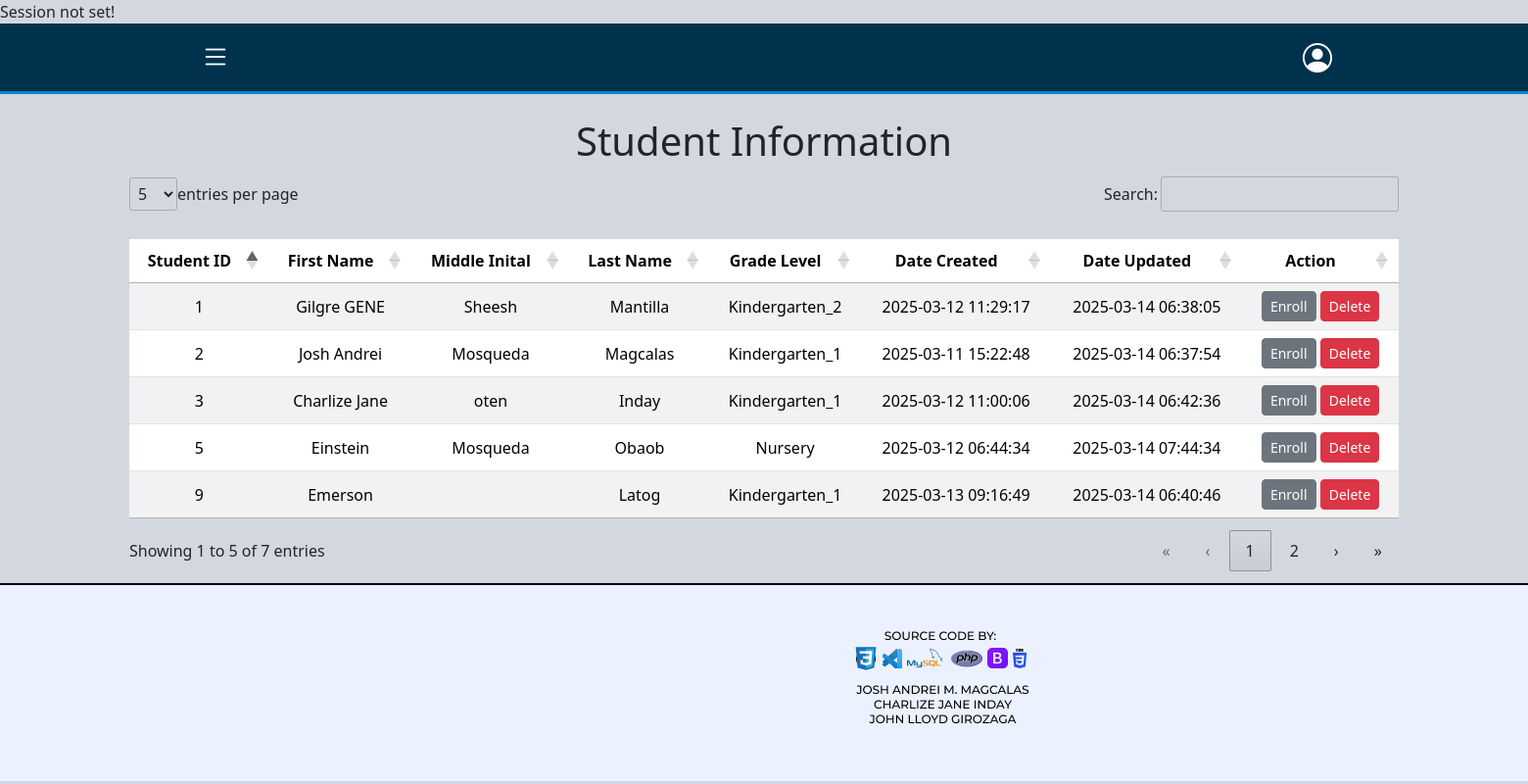
The page /website/student-enrollment.php on the database its author committed.
### tables this page shows
CREATE TABLE `tbl_student_info` (
  `student_id` int(11) NOT NULL,
  `enroll_category` enum('Nursery','Kindergarten_1','Kindergarten_2') DEFAULT NULL,
  `schoolyear` varchar(10) DEFAULT NULL,
  `last_name` varchar(50) NOT NULL,
  `first_name` varchar(100) NOT NULL,
  `middle_name` varchar(50) DEFAULT NULL,
  `street` text NOT NULL,
  `city` varchar(50) DEFAULT NULL,
  `zip_code` int(4) NOT NULL,
  `birthdate` date NOT NULL,
  `sex` enum('Male','Female') NOT NULL,
  `parent1` varchar(50) DEFAULT NULL,
  `parent1_contact` int(12) DEFAULT NULL,
  `parent2` varchar(50) DEFAULT NULL,
  `parent2_contact` int(12) DEFAULT NULL,
  `emergency_fullname` varchar(50) NOT NULL,
  `emergency_relationship` enum('mother','father','guardian','others') NOT NULL,
  `emergency_address` text NOT NULL,
  `emergency_contact_no` int(12) NOT NULL,
  `created_by` int(11) DEFAULT NULL,
  `date_created` timestamp NOT NULL DEFAULT current_timestamp(),
  `updated_by` int(11) DEFAULT NULL,
  `date_updated` timestamp NOT NULL DEFAULT current_timestamp(),
  `isactive` tinyint(1) NOT NULL
);

### website/student-enrollment.php (the view, shortened to what this page needs)
<?php
include "../database/dbconnect.php";
try {
    $sql = "	SELECT
                    student_id,
                    first_name,
                    middle_name,
                    last_name,
                    enroll_category,
                    date_created,
                    date_updated
                FROM
                    tbl_student_info
                WHERE
                    isactive = 1;";
    $result = $conn->query($sql);
} catch (Exception $e) {
    echo "Error: " . $e->getMessage();
}
?>
<!DOCTYPE html>
<html lang="en">
<head>
    <link rel="stylesheet" href="/bootstrap/css/bootstrap.css">
    <link rel="stylesheet" href="/DataTables/datatables.min.css">
    <link href="https://cdn.jsdelivr.net/npm/bootstrap@5.3.2/dist/css/bootstrap.min.css" rel="stylesheet">
    <link href="https://cdn.jsdelivr.net/npm/bootstrap-icons/font/bootstrap-icons.css" rel="stylesheet">
    <link rel="stylesheet" href="https://cdnjs.cloudflare.com/ajax/libs/font-awesome/6.7.2/css/all.min.css">
    <link rel="stylesheet" href="../DataTables/datatables.css">
    <link rel="stylesheet" href="https://cdn.datatables.net/1.13.6/css/jquery.dataTables.min.css">
</head>
<body>
    <?php include"../Layouts/navbar.php"?>
    <div class="container mt-4">
        <h1 class="text-center">Student Information</h1>
            <table id="student-information" class="table table-striped mt-3">
                <thead>
                    <tr>
                        <th>Student ID</th>
                        <th>First Name</th>
                        <th>Middle Inital</th>
                        <th>Last Name</th>
                        <th>Grade Level</th>
                        <th>Date Created</th>
                        <th>Date Updated</th>
                        <th>Action</th>
                    </tr>
                </thead>
                <tbody>
                    <?php if(isset($result) && $result->num_rows > 0): ?>
                        <?php while($row = $result->fetch_assoc()): ?>
                        <tr>
                            <td> <?=$row['student_id']?> </td>
                            <td> <?=$row['first_name']?> </td>
                            <td> <?=$row['middle_name']?> </td>
                            <td> <?=$row['last_name']?> </td>
                            <td> <?=$row['enroll_category']?> </td>
                            <td> <?=$row['date_created']?> </td>
                            <td> <?=$row['date_updated']?> </td>
                            <td>
                                <a class="btn btn-secondary btn-sm edit-btn" href="add-enrollment-form.php?student_id=<?= htmlspecialchars($row['student_id']); ?>">
                                    Enroll
                                </a>
                                <form action="../database/db_delete_student.php" method="POST" onsubmit="return confirm('Are you sure you want to delete this student?');" class="d-inline">
                                    <button type="submit" class="btn btn-danger btn-sm" >Delete</button>
                                </form>
                            </td>
                        </tr>
                        <?php endwhile; ?>
                    <?php else: ?>
                        <tr>
                            <td colspan="7" class="text-center">No students available</td>
                        </tr>
                    <?php endif; ?>
                </tbody>
            </table>
    </div>
    <div class="footer">
        <img src="../images/FOOTER.png" alt="Footer" class="footer-img">
    </div>
</body>
</html>

### DataTables/datatables.css (style rules this page uses)
:root { --dt-row-selected: 13, 110, 253; --dt-row-selected-text: 255, 255, 255; --dt-row-selected-link: 9, 10, 11; --dt-row-stripe: 0, 0, 0; --dt-row-hover: 0, 0, 0; --dt-column-ordering: 0, 0, 0; --dt-html-background: white; }
table.dataTable thead > tr > th.dt-orderable-asc, table.dataTable thead > tr > th.dt-orderable-desc, table.dataTable thead > tr > th.dt-ordering-asc, table.dataTable thead > tr > th.dt-ordering-desc, table.dataTable thead > tr > td.dt-orderable-asc, table.dataTable thead > tr > td.dt-orderable-desc, table.dataTable thead > tr > td.dt-ordering-asc, table.dataTable thead > tr > td.dt-ordering-desc { position: relative; padding-right: 30px; }
table.dataTable thead > tr > th.dt-orderable-asc, table.dataTable thead > tr > th.dt-orderable-desc, table.dataTable thead > tr > td.dt-orderable-asc, table.dataTable thead > tr > td.dt-orderable-desc { cursor: pointer; }
table.dataTable th, table.dataTable td { box-sizing: border-box; }
table.dataTable th.dt-type-numeric, table.dataTable th.dt-type-date, table.dataTable td.dt-type-numeric, table.dataTable td.dt-type-date { text-align: right; }
table.dataTable thead th, table.dataTable thead td, table.dataTable tfoot th, table.dataTable tfoot td { text-align: left; }
:root { --dt-row-hover-alpha: 0.035; --dt-row-stripe-alpha: 0.023; --dt-column-ordering-alpha: 0.019; --dt-row-selected-stripe-alpha: 0.923; --dt-row-selected-column-ordering-alpha: 0.919; }
table.dataTable { width: 100%; margin: 0 auto; border-spacing: 0; }
table.dataTable thead th, table.dataTable tfoot th { font-weight: bold; }
table.dataTable > thead > tr > th, table.dataTable > thead > tr > td { padding: 10px; border-bottom: 1px solid rgba(0, 0, 0, 0.3); }
table.dataTable > tbody > tr { background-color: transparent; }
table.dataTable > tbody > tr:first-child > * { border-top: none; }
table.dataTable > tbody > tr:last-child > * { border-bottom: none; }
table.dataTable > tbody > tr > th, table.dataTable > tbody > tr > td { padding: 8px 10px; }
div.dt-container div.dt-layout-full > *:only-child { margin-left: auto; margin-right: auto; }
div.dt-container.dt-empty-footer tbody > tr:last-child > * { border-bottom: 1px solid rgba(0, 0, 0, 0.3); }

### Layouts/navbar.php (style rules this page uses)
body { background-color: #d3d7df; margin: 0; padding: 0; }

### website/student-enrollment.php (style rules this page uses)
#student-information th, #student-missing-information th { text-align: center; }
#student-information td, #student-missing-information td { text-align: center; vertical-align: middle; }

### rows shown on the page
tbl_student_info: student_id "1", first_name "Gilgre GENE", middle_name "Sheesh", last_name "Mantilla", enroll_category "Kindergarten_2", date_created "2025-03-12 11:29:17", date_updated "2025-03-14 06:38:05"
tbl_student_info: student_id "2", first_name "Josh Andrei", middle_name "Mosqueda", last_name "Magcalas", enroll_category "Kindergarten_1", date_created "2025-03-11 15:22:48", date_updated "2025-03-14 06:37:54"
tbl_student_info: student_id "3", first_name "Charlize Jane", middle_name "oten", last_name "Inday", enroll_category "Kindergarten_1", date_created "2025-03-12 11:00:06", date_updated "2025-03-14 06:42:36"
tbl_student_info: student_id "5", first_name "Einstein", middle_name "Mosqueda", last_name "Obaob", enroll_category "Nursery", date_created "2025-03-12 06:44:34", date_updated "2025-03-14 07:44:34"
tbl_student_info: student_id "9", first_name "Emerson", last_name "Latog", enroll_category "Kindergarten_1", date_created "2025-03-13 09:16:49", date_updated "2025-03-14 06:40:46"
